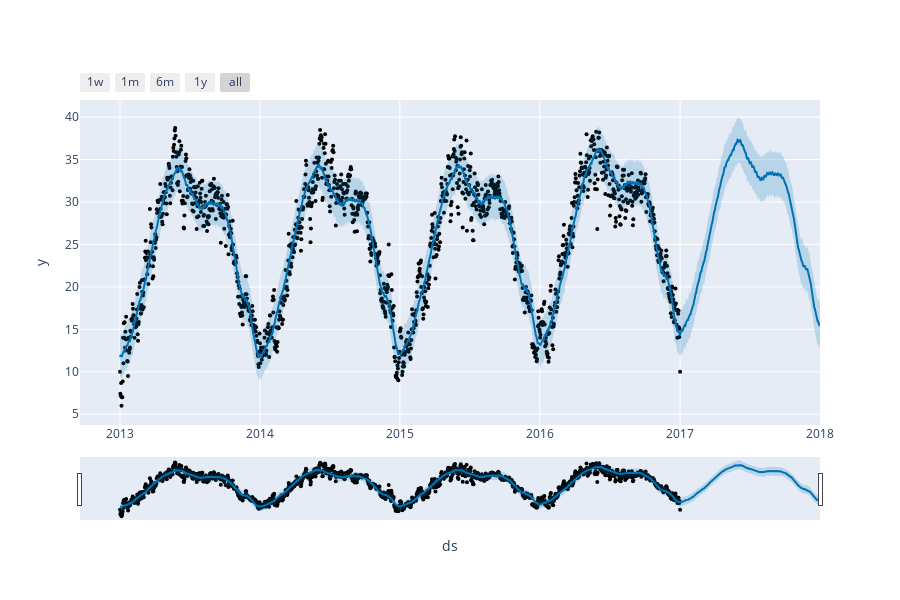

Here is the notebook cell this chart was saved with:
### Code cell
#Now below is how we can use the Facebook prophet model for weather forecasting
from prophet import Prophet
from prophet.plot import plot_plotly, plot_components_plotly
model = Prophet()
model.fit(forecasted_data)
forecast = model.make_future_dataframe(periods=365)
predictions = model.predict(forecast)
plot_plotly(model, predictions)

### Figure 1 — Plotly figure (JSON) as saved in the notebook; plotly's stock layout.template omitted (floating-point values rounded to 4 significant figures; data arrays with more than 128 entries replaced by an {"elided": "..."} marker saying what was removed)
{"data": [{"marker": {"color": "black", "size": 4}, "mode": "markers", "name": "Actual", "type": "scatter", "x": {"elided": "1462 str values"}, "y": {"elided": "1462 float values"}}, {"hoverinfo": "skip", "line": {"width": 0}, "mode": "lines", "type": "scatter", "x": {"elided": "1827 str values"}, "y": {"elided": "1827 float values"}}, {"fill": "tonexty", "fillcolor": "rgba(0, 114, 178, 0.2)", "line": {"color": "#0072B2", "width": 2}, "mode": "lines", "name": "Predicted", "type": "scatter", "x": {"elided": "1827 str values"}, "y": {"elided": "1827 float values"}}, {"fill": "tonexty", "fillcolor": "rgba(0, 114, 178, 0.2)", "hoverinfo": "skip", "line": {"width": 0}, "mode": "lines", "type": "scatter", "x": {"elided": "1827 str values"}, "y": {"elided": "1827 float values"}}], "layout": {"height": 600, "showlegend": false, "width": 900, "xaxis": {"rangeselector": {"buttons": [{"count": 7, "label": "1w", "step": "day", "stepmode": "backward"}, {"count": 1, "label": "1m", "step": "month", "stepmode": "backward"}, {"count": 6, "label": "6m", "step": "month", "stepmode": "backward"}, {"count": 1, "label": "1y", "step": "year", "stepmode": "backward"}, {"step": "all"}]}, "rangeslider": {"visible": true}, "title": {"text": "ds"}, "type": "date"}, "yaxis": {"title": {"text": "y"}}}}
